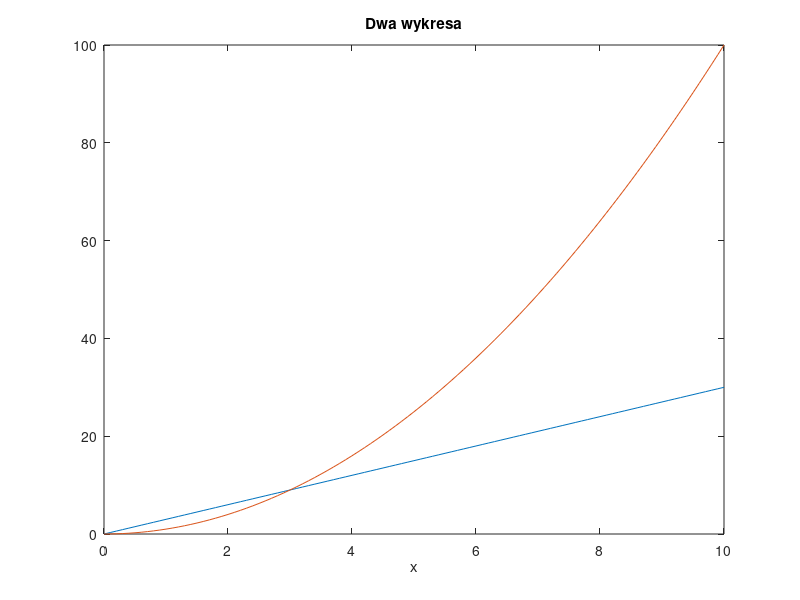

Write the MATLAB code that produced this figure. (Note: this script raises an error after producing the figure.)
%Zadanie 
%Napisz m-plik kreslacy na jednym wykresie nast. funkcje y1 = k1*x, y2 = x^k2 dla x
%z 0:0.1:10. Przyjmij nast. wartosci: k1 = 3, k2 = 2 i zaloz mozliwosc zmiany ich wartosci w m-pliku.
%Podpisz osie, umiesc siatke, tytul wykresu i legende
x = 0:0.1:10
k1 = 3
k2 = 2
y1 = x*k1
y2 = x.^k2
plot(x,y1, x, y2)
title('Dwa wykresa')
xlabel('x') 
ylable('y')
legend('y1','y2') 
grid %siatka
